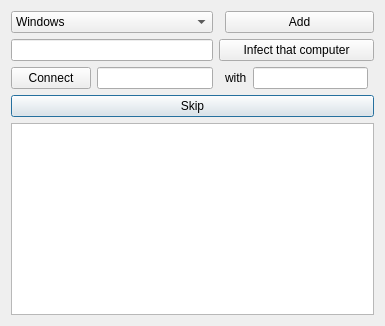
<?xml version="1.0" encoding="UTF-8"?>
<ui version="4.0">
 <class>Dialog</class>
 <widget class="QDialog" name="Dialog">
  <property name="geometry">
   <rect>
    <x>0</x>
    <y>0</y>
    <width>385</width>
    <height>326</height>
   </rect>
  </property>
  <property name="windowTitle">
   <string>Dialog</string>
  </property>
  <layout class="QGridLayout" name="gridLayout_3">
   <item row="0" column="0">
    <layout class="QGridLayout" name="gridLayout_2">
     <item row="0" column="0">
      <layout class="QGridLayout" name="gridLayout">
       <item row="7" column="0" colspan="6">
        <widget class="QPushButton" name="skipButton">
         <property name="text">
          <string>Skip</string>
         </property>
        </widget>
       </item>
       <item row="8" column="0" colspan="6">
        <widget class="QTextEdit" name="outputLog">
         <property name="readOnly">
          <bool>true</bool>
         </property>
        </widget>
       </item>
       <item row="0" column="3" colspan="3">
        <widget class="QPushButton" name="addButton">
         <property name="text">
          <string>Add</string>
         </property>
        </widget>
       </item>
       <item row="3" column="2" colspan="4">
        <widget class="QPushButton" name="infectButton">
         <property name="text">
          <string>Infect that computer</string>
         </property>
        </widget>
       </item>
       <item row="5" column="4">
        <widget class="QLineEdit" name="secondCompToConnect"/>
       </item>
       <item row="5" column="0">
        <widget class="QPushButton" name="connectButton">
         <property name="text">
          <string>Connect</string>
         </property>
        </widget>
       </item>
       <item row="5" column="1">
        <widget class="QLineEdit" name="firstCompToConnect"/>
       </item>
       <item row="5" column="3">
        <widget class="QLabel" name="with">
         <property name="maximumSize">
          <size>
           <width>25</width>
           <height>16777215</height>
          </size>
         </property>
         <property name="text">
          <string>with</string>
         </property>
        </widget>
       </item>
       <item row="3" column="0" colspan="2">
        <widget class="QLineEdit" name="setCompToInfect">
         <property name="sizePolicy">
          <sizepolicy hsizetype="Expanding" vsizetype="Fixed">
           <horstretch>0</horstretch>
           <verstretch>0</verstretch>
          </sizepolicy>
         </property>
         <property name="maximumSize">
          <size>
           <width>16777215</width>
           <height>16777215</height>
          </size>
         </property>
        </widget>
       </item>
       <item row="0" column="0" colspan="2">
        <widget class="QComboBox" name="osBox">
         <item>
          <property name="text">
           <string>Windows</string>
          </property>
         </item>
         <item>
          <property name="text">
           <string>Mac</string>
          </property>
         </item>
         <item>
          <property name="text">
           <string>Linux</string>
          </property>
         </item>
        </widget>
       </item>
      </layout>
     </item>
    </layout>
   </item>
  </layout>
 </widget>
 <layoutdefault spacing="6" margin="11"/>
 <resources/>
 <connections/>
</ui>
